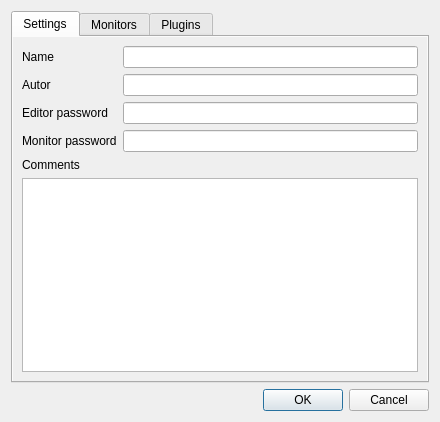
<?xml version="1.0" encoding="UTF-8"?>
<ui version="4.0">
 <class>Dialog</class>
 <widget class="QDialog" name="Dialog">
  <property name="geometry">
   <rect>
    <x>0</x>
    <y>0</y>
    <width>440</width>
    <height>422</height>
   </rect>
  </property>
  <property name="windowTitle">
   <string>Dialog</string>
  </property>
  <layout class="QVBoxLayout" name="verticalLayout">
   <item>
    <widget class="QTabWidget" name="tabWidget">
     <property name="currentIndex">
      <number>0</number>
     </property>
     <widget class="QWidget" name="tab">
      <property name="autoFillBackground">
       <bool>true</bool>
      </property>
      <attribute name="title">
       <string>Settings</string>
      </attribute>
      <layout class="QVBoxLayout" name="verticalLayout_2">
       <item>
        <layout class="QFormLayout" name="formLayout">
         <item row="0" column="0">
          <widget class="QLabel" name="nameLabel">
           <property name="text">
            <string>Name</string>
           </property>
          </widget>
         </item>
         <item row="0" column="1">
          <widget class="QLineEdit" name="nameLineEdit"/>
         </item>
         <item row="1" column="0">
          <widget class="QLabel" name="autorLabel">
           <property name="text">
            <string>Autor</string>
           </property>
          </widget>
         </item>
         <item row="1" column="1">
          <widget class="QLineEdit" name="autorLineEdit"/>
         </item>
         <item row="2" column="0">
          <widget class="QLabel" name="editorPasswordLabel">
           <property name="text">
            <string>Editor password</string>
           </property>
          </widget>
         </item>
         <item row="2" column="1">
          <widget class="QLineEdit" name="editorPasswordLineEdit"/>
         </item>
         <item row="3" column="0">
          <widget class="QLabel" name="monitorPasswordLabel">
           <property name="text">
            <string>Monitor password</string>
           </property>
          </widget>
         </item>
         <item row="3" column="1">
          <widget class="QLineEdit" name="monitorPasswordLineEdit"/>
         </item>
        </layout>
       </item>
       <item>
        <layout class="QVBoxLayout" name="verticalLayout_4">
         <item>
          <widget class="QLabel" name="label">
           <property name="text">
            <string>Comments</string>
           </property>
          </widget>
         </item>
         <item>
          <widget class="QTextEdit" name="textEdit"/>
         </item>
        </layout>
       </item>
      </layout>
     </widget>
     <widget class="QWidget" name="tab_2">
      <attribute name="title">
       <string>Monitors</string>
      </attribute>
      <layout class="QVBoxLayout" name="verticalLayout_3">
       <item>
        <layout class="QHBoxLayout" name="horizontalLayout_2">
         <item>
          <widget class="QPushButton" name="pushButton_5">
           <property name="text">
            <string>Up</string>
           </property>
          </widget>
         </item>
         <item>
          <widget class="QPushButton" name="pushButton_6">
           <property name="text">
            <string>Down</string>
           </property>
          </widget>
         </item>
         <item>
          <spacer name="horizontalSpacer_2">
           <property name="orientation">
            <enum>Qt::Horizontal</enum>
           </property>
           <property name="sizeHint" stdset="0">
            <size>
             <width>40</width>
             <height>20</height>
            </size>
           </property>
          </spacer>
         </item>
         <item>
          <widget class="QPushButton" name="pushButton_3">
           <property name="text">
            <string>Add...</string>
           </property>
          </widget>
         </item>
         <item>
          <widget class="QPushButton" name="pushButton_4">
           <property name="text">
            <string>Remove</string>
           </property>
          </widget>
         </item>
        </layout>
       </item>
       <item>
        <widget class="QTableView" name="tableView"/>
       </item>
      </layout>
     </widget>
     <widget class="QWidget" name="tab_3">
      <attribute name="title">
       <string>Plugins</string>
      </attribute>
      <layout class="QVBoxLayout" name="verticalLayout_6">
       <item>
        <layout class="QHBoxLayout" name="horizontalLayout">
         <item>
          <widget class="QPushButton" name="pushButton_7">
           <property name="text">
            <string>Info</string>
           </property>
          </widget>
         </item>
         <item>
          <spacer name="horizontalSpacer">
           <property name="orientation">
            <enum>Qt::Horizontal</enum>
           </property>
           <property name="sizeHint" stdset="0">
            <size>
             <width>40</width>
             <height>20</height>
            </size>
           </property>
          </spacer>
         </item>
         <item>
          <widget class="QPushButton" name="pushButton">
           <property name="sizePolicy">
            <sizepolicy hsizetype="Maximum" vsizetype="Fixed">
             <horstretch>0</horstretch>
             <verstretch>0</verstretch>
            </sizepolicy>
           </property>
           <property name="text">
            <string>Load</string>
           </property>
          </widget>
         </item>
         <item>
          <widget class="QPushButton" name="pushButton_2">
           <property name="sizePolicy">
            <sizepolicy hsizetype="Maximum" vsizetype="Fixed">
             <horstretch>0</horstretch>
             <verstretch>0</verstretch>
            </sizepolicy>
           </property>
           <property name="text">
            <string>Unload</string>
           </property>
          </widget>
         </item>
        </layout>
       </item>
       <item>
        <widget class="QUndoView" name="undoView"/>
       </item>
      </layout>
     </widget>
    </widget>
   </item>
   <item>
    <widget class="QDialogButtonBox" name="buttonBox">
     <property name="orientation">
      <enum>Qt::Horizontal</enum>
     </property>
     <property name="standardButtons">
      <set>QDialogButtonBox::Cancel|QDialogButtonBox::Ok</set>
     </property>
    </widget>
   </item>
  </layout>
 </widget>
 <resources/>
 <connections>
  <connection>
   <sender>buttonBox</sender>
   <signal>accepted()</signal>
   <receiver>Dialog</receiver>
   <slot>accept()</slot>
   <hints>
    <hint type="sourcelabel">
     <x>227</x>
     <y>404</y>
    </hint>
    <hint type="destinationlabel">
     <x>157</x>
     <y>274</y>
    </hint>
   </hints>
  </connection>
  <connection>
   <sender>buttonBox</sender>
   <signal>rejected()</signal>
   <receiver>Dialog</receiver>
   <slot>reject()</slot>
   <hints>
    <hint type="sourcelabel">
     <x>295</x>
     <y>410</y>
    </hint>
    <hint type="destinationlabel">
     <x>286</x>
     <y>274</y>
    </hint>
   </hints>
  </connection>
 </connections>
</ui>
